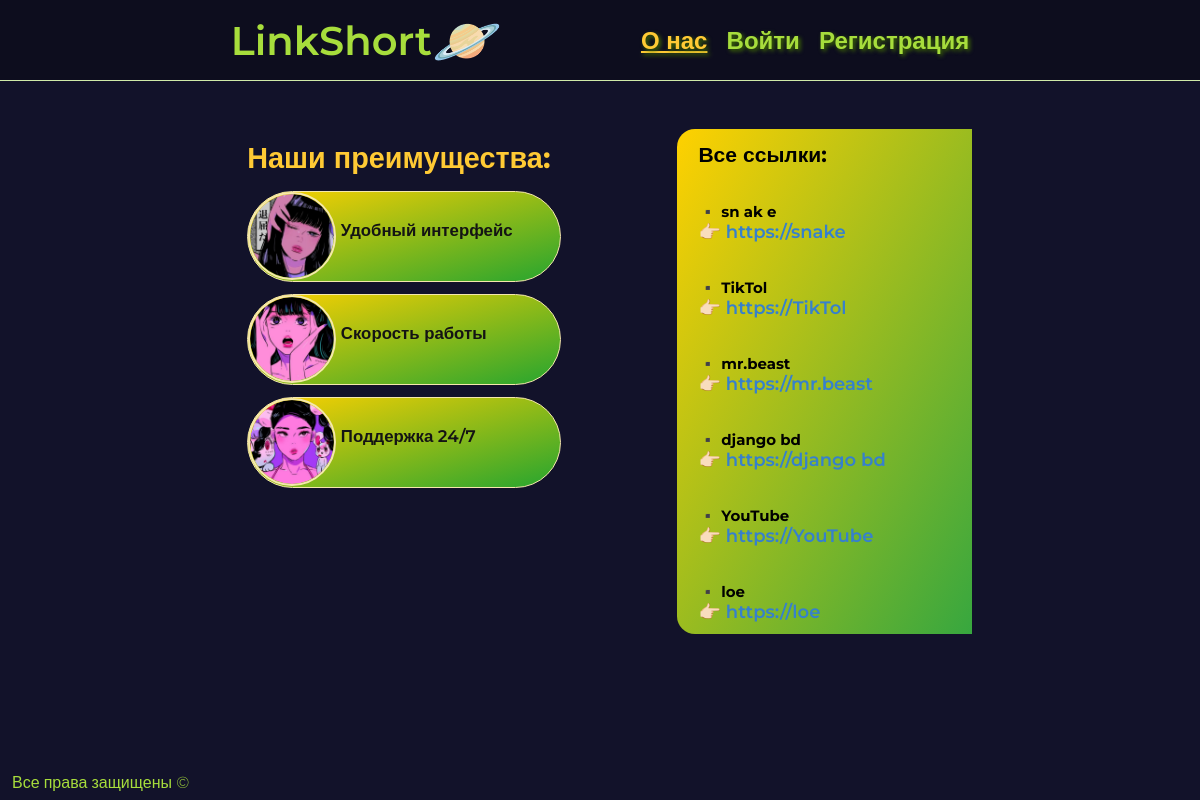
/about, run on the app's committed database.
### short/models.py (models this page shows, shortened)
class Link(models.Model):
    author = models.ForeignKey(User, verbose_name='Автор', on_delete=models.CASCADE, default='1')
    title = models.CharField('Название', max_length=30, unique=True)
    start_link = models.URLField('Первоначальная ссылка', max_length=200)
    late_link = models.CharField('Сокращенная ссылка', max_length=30, default='https://clck.ru/9zuXm')
    class Meta:
        verbose_name = 'Ссылка'
        verbose_name_plural = 'Ссылки'

### short/views.py (the view)
# urls.py: path('about', views.About.as_view(), name='about'),
class About(ListView):
    model = Link
    template_name = 'short/about.html'
    context_object_name = 'link'
    ordering = ['-id']

### templates/short/about.html (shortened to what this page needs)
{% extends 'layout.html' %}
{% block one %}n{% endblock %}
{% block two %}link{% endblock %}
{% block three %}n{% endblock %}
{% block four %}n{% endblock %}
{% block main %}
  <div class="about-main-block">
    <div class="block-about">
      <span>
        <h3 id="about-prem">Наши преимущества:</h3>
          <p class="block-about-p"><img class="img-about" src="pictures/about(1).png" align="middle"> Удобный интерфейс</p>
          <p class="block-about-p"><img class="img-about" src="pictures/about(2).png" align="middle"> Скорость работы</p>
          <p class="block-about-p end-block-about-p"><img class="img-about" src="pictures/about(3).png" align="middle"> Поддержка 24/7</p>
      </span>
    </div>
    <div class="block-link">
      <h3>Все ссылки:</h3>
      {% for el in link %}
      <div class="block-link-one">
        <h5>▪️ {{ el.title }}</h5>
        <p>👉🏻 <a class="link-about" target="_blank" href="{{ el.start_link }}">{{ el.late_link }}</a></p>
      </div>
      {% endfor %}
    </div>
  </div>
{% endblock %}

### templates/layout.html (shortened to what this page needs)
<!doctype html>
{% load static %}
<html lang="ru">
<head>
  <link rel="stylesheet" href="{% static 'css/main.css' %}">
  <link rel="stylesheet" href="{% static 'css/slick.css' %}">
  <link rel="stylesheet" href="{% static 'js/slick.min.js' %}">
</head>
<body>
  <header>
    <div class="header">
      <span><a href="/" class="logotype {% block one %}{% endblock %}">LinkShort</a></span><span class="stickers stickers1">🪐</span><span class="stickers stickers2">🪐</span>
      <span><a href="{% url 'about' %}" class="log_2 one {% block two %}{% endblock %}">О нас</a></span>
      {% if not user.is_authenticated %}
        <span><a href="{% url 'user' %}" class="log_2 two {% block three %}{% endblock %}">Войти</a></span>
        <span><a href="{% url 'reg' %}" class="log_2 three {% block four %}{% endblock %}">Регистрация</a></span>
      {% endif %}
    </div>
  </header>
  {% block main %}
  {% endblock %}
  <footer>
    <div class="footer">
      <p>Все права защищены &#169</p>
    </div>
  </footer>
</body>
</html>

### static/css/main.css (style rules this page uses)
* { margin: 0; padding: 0; }
body { background: #12122a; font-weight: 300; font-family: 'Montserrat', sans-serif; height: 100vh; }
a { font-weight: 600; color: hsl(80, 70%, 55%); text-decoration: none; transition: 0.3s; }
.log_2 { margin-left: 1.6vw; text-shadow: 2px 2px 4px #467500; font-size: 3vh; }
.logotype { font-size: 5vh; font-weight: 600; }
.stickers { font-size: 7vh; font-weight: 600; margin-right: 10vw; }
@media (min-width: 900px) { .stickers { pointer-events: none; } }
.header { background: #0d0d1e; height: 10vh; display: flex; justify-content: center; align-items: center; border-bottom: 1px solid #D0EAA9; }
.footer { color: hsl(80, 70%, 55%); background: #12122a; font-size: 2vh; position: fixed; left: 1%; bottom: 1%; }
.link { text-decoration: underline; pointer-events: none; cursor: default; color: #ffca34;; }
.block-link { width: 30%; height: 1vh; background: linear-gradient(to top left, #37a73f, #ffd100); overflow: auto; font-size: 1.5vw; align-items: start; padding: 0.7em 1.2em; border-radius: 1em 0 0 1em; float: right; margin-right: 4vw; }
.link-about { color: #3680cd; }
.block-link-one h5 { margin-top: 4.5vh; }
.block-link-one p { border-color: #21b743; font-weight: 600; vertical-align: top; }
.about-main-block { width: 70vw; margin-left: auto; margin-right: auto; margin-top: 6vh; }
.block-about { float: left; color: hsl(80, 70%, 55%); width: 40%; height: 60vh; padding: 0.7em 1.2em; font-weight: 600; margin-left: 4vw; }
.img-about { width: 7vw; border: .2vw solid #f5e8ac; border-radius: 50%; -webkit-transition: -webkit-transform .8s ease-in-out; transition: transform .8s ease-in-out; }
.block-about h3 { font-size: 2.4vw; margin-bottom: 2vh; color: #ffca34; }
.block-about-p { color: #141414; margin-bottom: 1vw; background: linear-gradient(to top left, #26a52f, #ffd100); border-radius: 10vw; height: 7.4vw; border: 0.1vw solid #f5e8ac; }

### data on the page
Link: title "sn ak e", late_link "https://snake"
Link: title "TikTol", late_link "https://TikTol"
Link: title "mr.beast", late_link "https://mr.beast"
Link: title "django bd", late_link "https://django bd"
Link: title "YouTube", late_link "https://YouTube"
Link: title "loe", late_link "https://loe"
